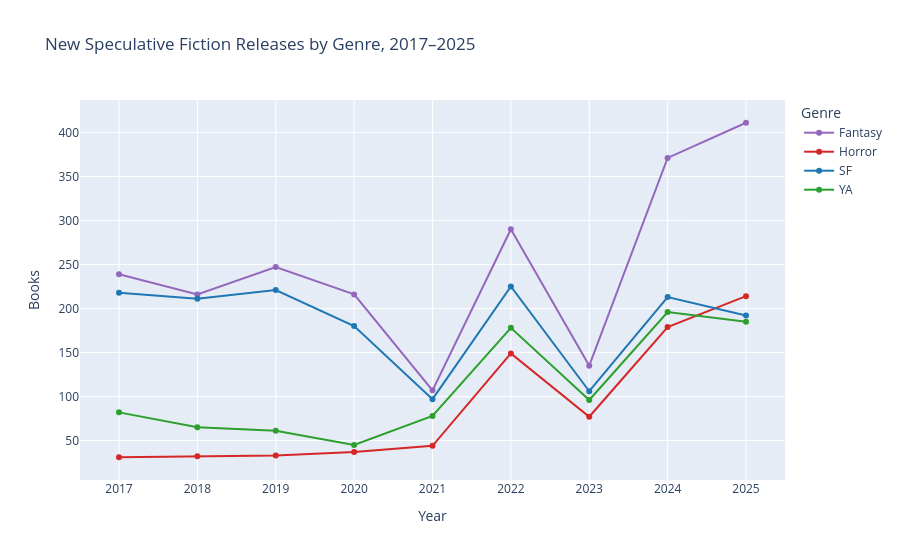

Source (notebook cell):
### Code cell
# --- Chart 1: Absolute counts by genre ---
fig = px.line(
    counts,
    x='year', y='count', color='genre_combined',
    markers=True,
    title='New Speculative Fiction Releases by Genre, 2017–2025',
    labels={'year': 'Year', 'count': 'Books', 'genre_combined': 'Genre'},
    color_discrete_map={
        'SF': '#1f77b4',
        'Fantasy': '#9467bd',
        'Horror': '#d62728',
        'YA': '#2ca02c',
    }
)
fig.update_layout(xaxis=dict(tickmode='linear', dtick=1))
fig.show()

### Figure 1 — Plotly figure (JSON) as saved in the notebook; plotly's stock layout.template omitted (floating-point values rounded to 4 significant figures)
{"data": [{"hovertemplate": "Genre=Fantasy<br>Year=%{x}<br>Books=%{y}<extra></extra>", "legendgroup": "Fantasy", "line": {"color": "#9467bd", "dash": "solid"}, "marker": {"symbol": "circle"}, "mode": "lines+markers", "name": "Fantasy", "orientation": "v", "showlegend": true, "type": "scatter", "x": [2017.0, 2018.0, 2019.0, 2020.0, 2021.0, 2022.0, 2023.0, 2024.0, 2025.0], "xaxis": "x", "y": [239, 216, 247, 216, 107, 290, 135, 371, 411], "yaxis": "y"}, {"hovertemplate": "Genre=Horror<br>Year=%{x}<br>Books=%{y}<extra></extra>", "legendgroup": "Horror", "line": {"color": "#d62728", "dash": "solid"}, "marker": {"symbol": "circle"}, "mode": "lines+markers", "name": "Horror", "orientation": "v", "showlegend": true, "type": "scatter", "x": [2017.0, 2018.0, 2019.0, 2020.0, 2021.0, 2022.0, 2023.0, 2024.0, 2025.0], "xaxis": "x", "y": [31, 32, 33, 37, 44, 149, 77, 179, 214], "yaxis": "y"}, {"hovertemplate": "Genre=SF<br>Year=%{x}<br>Books=%{y}<extra></extra>", "legendgroup": "SF", "line": {"color": "#1f77b4", "dash": "solid"}, "marker": {"symbol": "circle"}, "mode": "lines+markers", "name": "SF", "orientation": "v", "showlegend": true, "type": "scatter", "x": [2017.0, 2018.0, 2019.0, 2020.0, 2021.0, 2022.0, 2023.0, 2024.0, 2025.0], "xaxis": "x", "y": [218, 211, 221, 180, 97, 225, 106, 213, 192], "yaxis": "y"}, {"hovertemplate": "Genre=YA<br>Year=%{x}<br>Books=%{y}<extra></extra>", "legendgroup": "YA", "line": {"color": "#2ca02c", "dash": "solid"}, "marker": {"symbol": "circle"}, "mode": "lines+markers", "name": "YA", "orientation": "v", "showlegend": true, "type": "scatter", "x": [2017.0, 2018.0, 2019.0, 2020.0, 2021.0, 2022.0, 2023.0, 2024.0, 2025.0], "xaxis": "x", "y": [82, 65, 61, 45, 78, 178, 96, 196, 185], "yaxis": "y"}], "layout": {"legend": {"title": {"text": "Genre"}, "tracegroupgap": 0}, "title": {"text": "New Speculative Fiction Releases by Genre, 2017–2025"}, "xaxis": {"anchor": "y", "domain": [0, 1], "dtick": 1, "tickmode": "linear", "title": {"text": "Year"}}, "yaxis": {"anchor": "x", "domain": [0, 1], "title": {"text": "Books"}}}}
